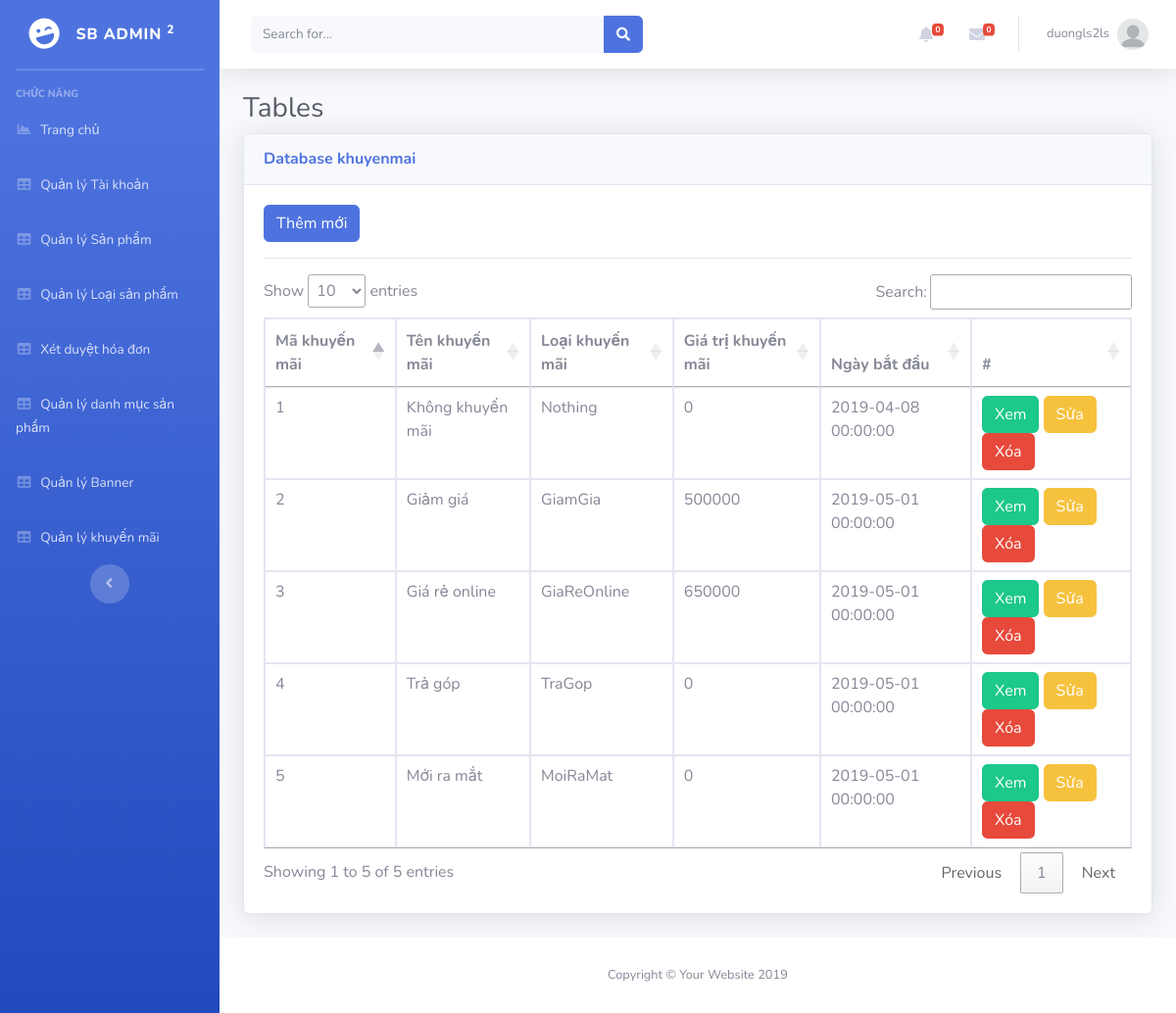
The page /Admin/index.php?mod=khuyenmai (signed in) on the database its author committed.
### tables this page shows
CREATE TABLE `khuyenmai`  (
  `MaKM` int(11) NOT NULL AUTO_INCREMENT,
  `TenKM` varchar(100) NOT NULL,
  `LoaiKM` varchar(20) NOT NULL,
  `GiaTriKM` float(11, 0) NOT NULL,
  `NgayBD` datetime(0) NOT NULL,
  `TrangThai` int(11) NOT NULL,
  PRIMARY KEY (`MaKM`) USING BTREE
);

### Admin/MVC/controllers/KhuyenmaiController.php (called while the page is built, shortened)
<?php
class KhuyenmaiController
{
	var $khuyenmai_model;
	function __construct()
	{
		$this->khuyenmai_model = new khuyenmai();
	}
	public function list()
	{
		$data = $this->khuyenmai_model->All();
		require_once("MVC/Views/Admin/index.php");
	}
}

### Admin/MVC/Models/connection.php (called while the page is built, shortened)
<?php
    class Connection{
        function __construct()
        {
            $severname ="localhost";
            $username ="root";
            $password ="";
            $db_name ="shopphone";
            $this->conn = new mysqli($severname,$username,$password,$db_name);
        }
    }
?>

### Admin/MVC/Models/model.php (called while the page is built, shortened)
<?php
require_once("connection.php");
class Model
{
    var $conn;
    var $table;
    function __construct()
    {
        $conn_obj = new Connection();
        $this->conn = $conn_obj->conn;
    }
    function All()
    {
        $query = "select * from $this->table ";
        $data = array();
        $resurt = $this->conn->query($query);
        while ($row = $resurt->fetch_assoc()) {
            $data[] = $row;
        }
        return $data;
    }
}

### Admin/MVC/Views/khuyenmai/list.php (the view, shortened to what this page needs)
<a href="?mod=khuyenmai&act=add" type="button" class="btn btn-primary">Thêm mới</a>
<hr>
<table class="table table-bordered" id="dataTable" width="100%" cellspacing="0">
  <thead>
    <tr>
      <th scope="col">Mã khuyến mãi</th>
      <th scope="col">Tên khuyến mãi</th>
      <th scope="col">Loại khuyến mãi</th>
      <th scope="col">Giá trị khuyến mãi</th>
      <th scope="col">Ngày bắt đầu</th>
      <th>#</th>
    </tr>
  </thead>
  <tbody>
    <?php foreach ($data as $row) { ?>
      <tr>
        <td><?= $row['MaKM'] ?></td>
        <td><?= $row['TenKM'] ?></td>
        <td><?= $row['LoaiKM'] ?></td>
        <td><?= $row['GiaTriKM'] ?></td>
        <td><?= $row['NgayBD'] ?></td>
        <td>
          <a href="?mod=khuyenmai&act=detail&id=<?= $row['MaKM'] ?>" class="btn btn-success">Xem</a>
          <a href="?mod=khuyenmai&act=edit&id=<?= $row['MaKM'] ?>" class="btn btn-warning">Sửa</a>
          <a href="?mod=khuyenmai&act=delete&id=<?= $row['MaKM'] ?>" onclick="return confirm('Bạn có thật sự muốn xóa ?');" type="button" class="btn btn-danger">Xóa</a>
        </td>
      </tr>
    <?php } ?>
</table>

### rows shown on the page
khuyenmai: MaKM "1", TenKM "Không khuyến mãi", LoaiKM "Nothing", GiaTriKM "0", NgayBD "2019-04-08 00:00:00"
khuyenmai: MaKM "2", TenKM "Giảm giá", LoaiKM "GiamGia", GiaTriKM "500000", NgayBD "2019-05-01 00:00:00"
khuyenmai: MaKM "3", TenKM "Giá rẻ online", LoaiKM "GiaReOnline", GiaTriKM "650000", NgayBD "2019-05-01 00:00:00"
khuyenmai: MaKM "4", TenKM "Trả góp", LoaiKM "TraGop", GiaTriKM "0", NgayBD "2019-05-01 00:00:00"
khuyenmai: MaKM "5", TenKM "Mới ra mắt", LoaiKM "MoiRaMat", GiaTriKM "0", NgayBD "2019-05-01 00:00:00"

### other values the page prints
$_SESSION['admin']['TaiKhoan'] "duongls2ls"
$mod "khuyenmai"
